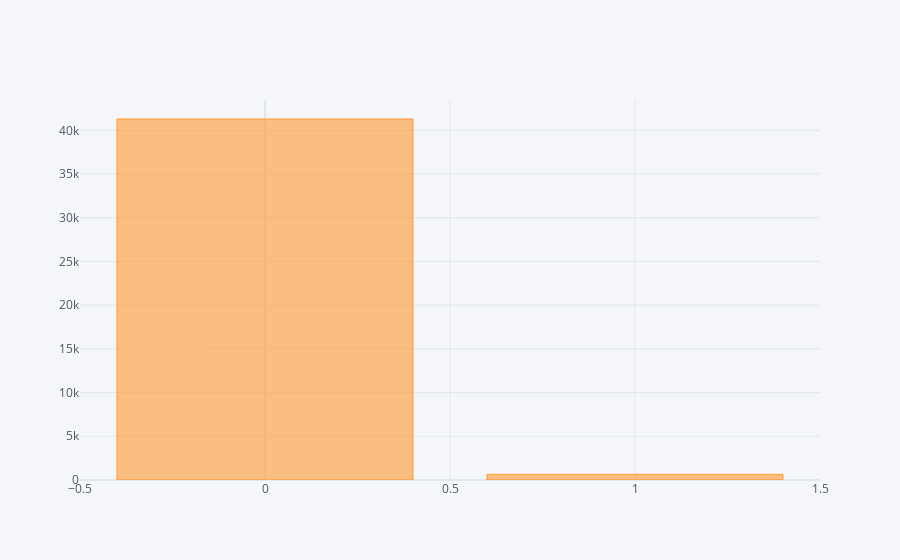

Notebook code cell kept with this figure:
### Code cell
df_train['stroke'].value_counts().iplot(kind='bar')

### Figure 1 — Plotly figure (JSON) as saved in the notebook; plotly's stock layout.template omitted (floating-point values rounded to 4 significant figures)
{"data": [{"marker": {"color": "rgba(255, 153, 51, 0.6)", "line": {"color": "rgba(255, 153, 51, 1.0)", "width": 1}}, "name": "stroke", "orientation": "v", "text": "", "type": "bar", "x": [0, 1], "y": [41295, 643]}], "layout": {"legend": {"bgcolor": "#F5F6F9", "font": {"color": "#4D5663"}}, "paper_bgcolor": "#F5F6F9", "plot_bgcolor": "#F5F6F9", "title": {"font": {"color": "#4D5663"}}, "xaxis": {"gridcolor": "#E1E5ED", "showgrid": true, "tickfont": {"color": "#4D5663"}, "title": {"font": {"color": "#4D5663"}, "text": ""}, "zerolinecolor": "#E1E5ED"}, "yaxis": {"gridcolor": "#E1E5ED", "showgrid": true, "tickfont": {"color": "#4D5663"}, "title": {"font": {"color": "#4D5663"}, "text": ""}, "zerolinecolor": "#E1E5ED"}}}
